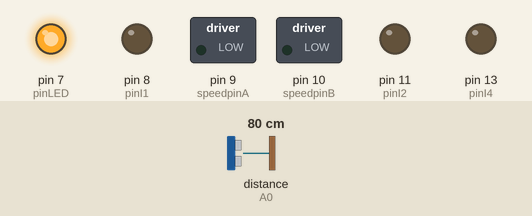
The sketch below on a simulated Arduino Uno, built with avr-gcc and run on an emulated ATmega328P. Shown: switched loads named in the sketch (green lamp = pin HIGH), output pins drawn as LEDs (lit = HIGH). The test bench sets the inputs (shaded band); at power-on: distance to the obstacle (sensor on A0) 80 cm. Pins used as bus, display or sensor lines are not drawn.

Above: at 0.05 s.
At 2.0 s:
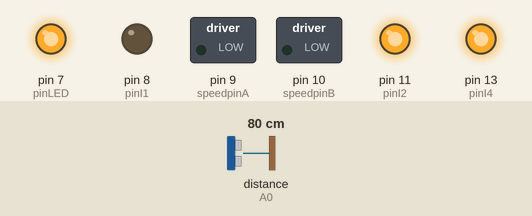
At 5.0 s:
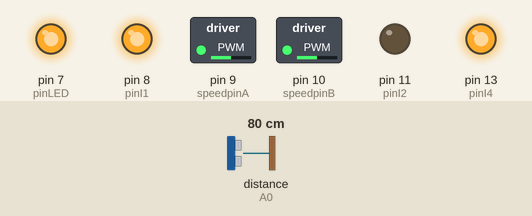
Timing chart, 0 to 5.8 s (numbered marks = the images above):
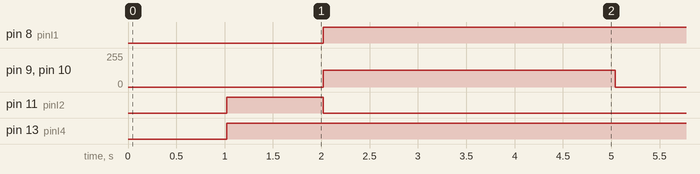

The sketch:

sketch_nov10a.ino
```cpp
#include <SharpIR.h>

int pinI1 = 8;//define I1 interface
int pinI2 = 11;//define I2 interface
int speedpinA = 9;//enable motor A
int pinI3 = 12;//define I3 interface
int pinI4 = 13;//define I4 interface
int speedpinB = 10;//enable motor B
int spead = 127;//define the spead of motor
int pinLED = 7;
#define pinIR A0

//LED needs to only write out, have it stay on for 2sec.
//DC Motors can stop, moce, reverse, turn left, turn right
//Distance sensor only alerts when something is close
SharpIR sharp(pinIR, 25, 93, 1080);
void setup() {
  pinMode(pinI1,OUTPUT);
  pinMode(pinI2,OUTPUT);
  pinMode(speedpinA,OUTPUT);
  pinMode(pinLED, OUTPUT);
  pinMode(pinI3,OUTPUT);
  pinMode(pinI4,OUTPUT);
  pinMode(speedpinB,OUTPUT);
  digitalWrite(pinLED, HIGH);

}

void forward() {
  analogWrite(speedpinA,spead);//input a simulation value to set the speed
  analogWrite(speedpinB,spead);
  digitalWrite(pinI4,HIGH);//turn DC Motor B move clockwise
  digitalWrite(pinI3,LOW);
  digitalWrite(pinI2,LOW);//turn DC Motor A move anticlockwise
  digitalWrite(pinI1,HIGH);
}

void backward() {
  analogWrite(speedpinA,spead);//input a simulation value to set the speed
  analogWrite(speedpinB,spead);
  digitalWrite(pinI4,LOW);//turn DC Motor B move anticlockwise
  digitalWrite(pinI3,HIGH);
  digitalWrite(pinI2,HIGH);//turn DC Motor A move clockwise
  digitalWrite(pinI1,LOW);
}

void left() {
  analogWrite(speedpinA,spead);//input a simulation value to set the speed
  analogWrite(speedpinB,spead);
  digitalWrite(pinI4,HIGH);//turn DC Motor B move clockwise
  digitalWrite(pinI3,LOW);
  digitalWrite(pinI2,HIGH);//turn DC Motor A move clockwise
  digitalWrite(pinI1,LOW);
}

void right() {
  analogWrite(speedpinA,spead);//input a simulation value to set the speed
  analogWrite(speedpinB,spead);
  digitalWrite(pinI4,LOW);//turn DC Motor B move anticlockwise
  digitalWrite(pinI3,HIGH);
  digitalWrite(pinI2,LOW);//turn DC Motor A move clockwise
  digitalWrite(pinI1,HIGH);
}
void stop() {
  digitalWrite(speedpinA,LOW);// Unenble the pin, to stop the motor. this should be done to avid damaging the motor.
  digitalWrite(speedpinB,LOW);
  delay(1000);
}

void loop() {
  int dis = sharp.distance();  // this returns the distance to the object you're measuring
  if( dis <= 110) {
    stop();
    Serial.println("TURN LEFT!!!");
    left();
    stop();
    forward();
    delay(3000);
    right();
    forward();
    right();
  }
  forward();
}
```

Measured:
- by itself, pin 8 (pinI1): alternates HIGH for 4.0 s and LOW for 1.0 s
- by itself, pin 9 (speedpinA), pin 10 (speedpinB): alternates 127/255 for 3.0 s and 0/255 for 2.0 s
- by itself, pin 11 (pinI2): alternates HIGH for 1.0 s and LOW for 4.0 s
- by itself, pin 13 (pinI4): LOW → HIGH at 1.0 s
